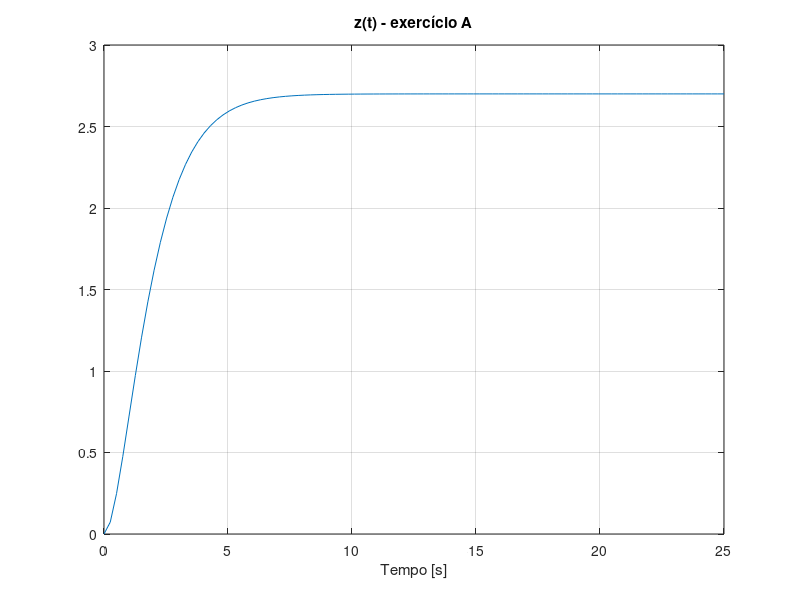
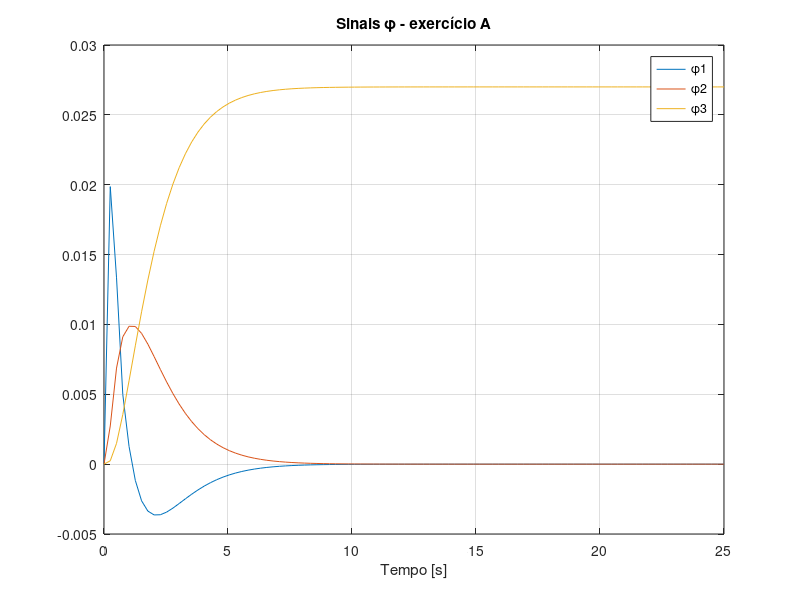
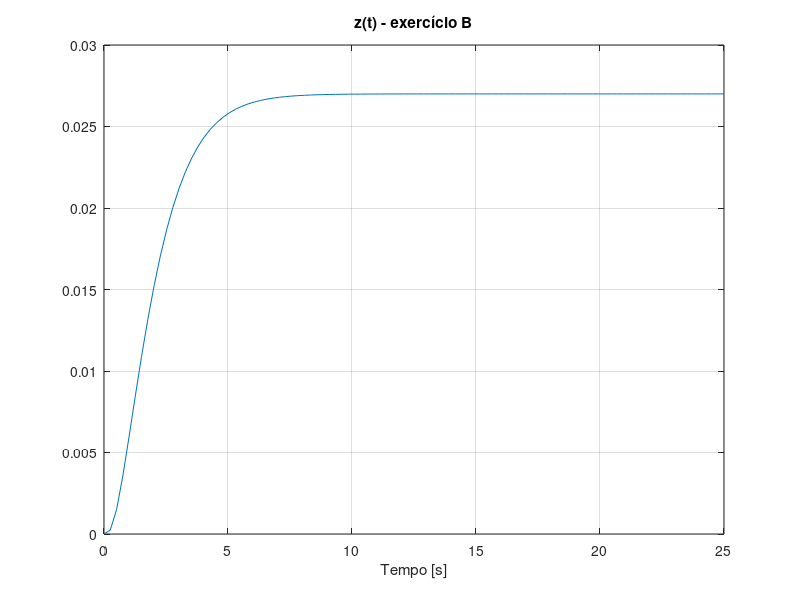
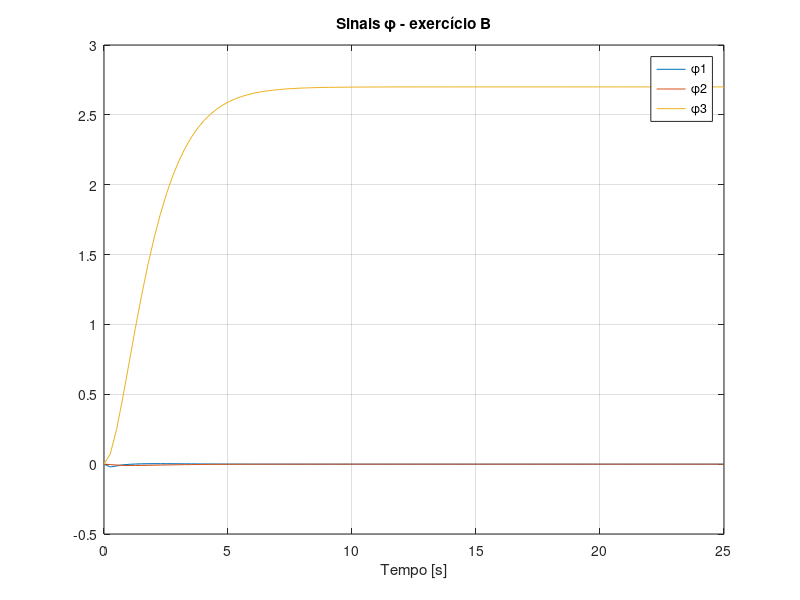

Here is the MATLAB script that generated these plots, in order:
%% 2
clc
clear
close all

K1 = 1;
K2 = 12;
K3 = 100;

s = tf([1,0], 1);

t = linspace(0,25,100);

r = 2.7*cos(4*10e-7*t);

ft = tf(1,[K1 K2 K3]);

y = lsim(ft, r, t);

%% a

lambda = 1;
filtro = 1/(s+lambda)^2;

z = lsim(filtro, r, t);

% theta = [K1 K2 K3];

phi1 = lsim(s^2*filtro, y, t);
phi2 = lsim(s*filtro, y, t);
phi3 = lsim(1*filtro, y, t);

figure(1);
plot(t,z);
xlabel('Tempo [s]');
title('z(t) - exercício A');
grid on;

figure(2);
plot(t,phi1, t,phi2, t,phi3);
xlabel('Tempo [s]');
legend('\phi1', '\phi2', '\phi3');
title('Sinais \phi - exercício A');
grid on;

fig = 3;
%% a - diferentes lambdas

% lambdas = linspace(1,5,5);
% 
% legend_entries = {};
% fig = 7;
% for i=1:length(lambdas)
% 
%     lambda = lambdas(i);
%     filtro = 1/(s+lambda)^2;
% 
%     z = lsim(filtro, r, t);
% 
%     % theta = [K1 K2 K3];
% 
%     phi1 = lsim(s^2*filtro, y, t);
%     phi2 = lsim(s*filtro, y, t);
%     phi3 = lsim(1*filtro, y, t);
% 
%     legend_entries{length(legend_entries)+1} = sprintf('\\lambda = %.2f', lambda);
% 
%     figure(3);
%     plot(t,z);
%     xlabel('Tempo [s]');
%     title('z');
%     grid on;
%     hold on;
%     legend(legend_entries);
% 
%     figure(4);
%     plot(t,phi1);
%     xlabel('Tempo [s]');
%     title('\phi1');
%     grid on;
%     hold on;
%     legend(legend_entries);
% 
%     figure(5);
%     plot(t,phi2);
%     xlabel('Tempo [s]');
%     title('\phi2');
%     grid on;
%     hold on;
%     legend(legend_entries);
% 
%     figure(6);
%     plot(t,phi3);
%     xlabel('Tempo [s]');
%     title('\phi3');
%     grid on;
%     hold on;
%     legend(legend_entries);
% 
%     figure(fig);
%     plot(t,z);
%     xlabel('Tempo [s]');
%     title(sprintf('z - \\lambda = %.2f', lambda));
%     grid on;
%     hold on;
% 
%     figure(fig+1);
%     plot(t,phi1, t,phi2, t,phi3);
%     xlabel('Tempo [s]');
%     title(sprintf('\\phi - \\lambda = %.2f', lambda));
%     grid on;
%     hold on;
%     legend('\phi1','\phi2','\phi3');
% 
%     fig = fig+2;
% end

%% b
lambda = 1;
filtro = 1/(s+lambda)^2;

z = lsim(filtro, y, t);

% theta = [K1/K3 K2/K3 1/K3];

phi1 = lsim(-s^2*filtro, y, t);
phi2 = lsim(-s*filtro, y, t);
phi3 = lsim(1*filtro, r, t);

figure(fig);
plot(t,z);
xlabel('Tempo [s]');
title('z(t) - exercício B');
grid on;

figure(fig+1);
plot(t,phi1, t,phi2, t,phi3);
xlabel('Tempo [s]');
legend('\phi1', '\phi2', '\phi3');
title('Sinais \phi - exercício B');
grid on;

fig = fig+2;
%% c
lambda = 1;
filtro = 1/(s+lambda)^2;

z = lsim(K2*s*filtro, y, t) - lsim(filtro, r, t);

% theta = [K1 K3];

phi1 = lsim(-s^2*filtro, y, t);
phi2 = lsim(-1*filtro, y, t);

figure(fig);
plot(t,z);
xlabel('Tempo [s]');
title('z(t) - exercício C');
grid on;

figure(fig+1);
plot(t,phi1, t,phi2);
xlabel('Tempo [s]');
legend('\phi1', '\phi2');
title('Sinais \phi - exercício C');
grid on;